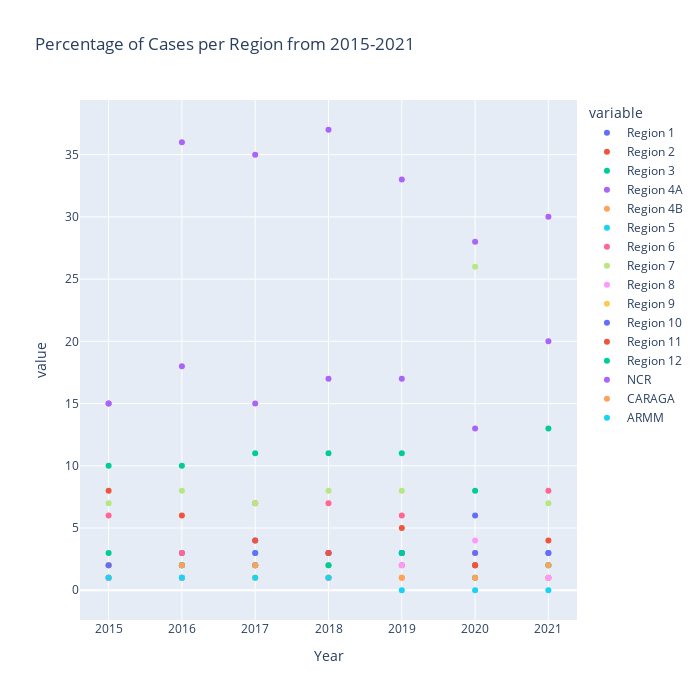

Write notebook code for a chart like this one.
### Code cell
df = pd.read_csv(r"C:\Users\user\Documents\Transmission by Percent.csv")

df.plot(title='Percentage of Cases per Region from 2015-2021',
    kind='scatter',
    x='Year',
    y=['Region 1', 'Region 2', 'Region 3', 'Region 4A', 'Region 4B', 'Region 5',
       'Region 6', 'Region 7', 'Region 8', 'Region 9', 'Region 10', 'Region 11',
       'Region 12', 'NCR', 'CARAGA', 'ARMM'], 
    backend='plotly', 
    width=700, height=700
)

### Figure 1 — Plotly figure (JSON) as saved in the notebook; plotly's stock layout.template omitted (floating-point values rounded to 4 significant figures)
{"data": [{"hovertemplate": "variable=Region 1<br>Year=%{x}<br>value=%{y}<extra></extra>", "legendgroup": "Region 1", "marker": {"color": "#636efa", "symbol": "circle"}, "mode": "markers", "name": "Region 1", "orientation": "v", "showlegend": true, "type": "scatter", "x": [2015, 2016, 2017, 2018, 2019, 2020, 2021], "xaxis": "x", "y": [2, 3, 4, 3, 3, 6, 3], "yaxis": "y"}, {"hovertemplate": "variable=Region 2<br>Year=%{x}<br>value=%{y}<extra></extra>", "legendgroup": "Region 2", "marker": {"color": "#EF553B", "symbol": "circle"}, "mode": "markers", "name": "Region 2", "orientation": "v", "showlegend": true, "type": "scatter", "x": [2015, 2016, 2017, 2018, 2019, 2020, 2021], "xaxis": "x", "y": [1, 1, 2, 1, 2, 2, 1], "yaxis": "y"}, {"hovertemplate": "variable=Region 3<br>Year=%{x}<br>value=%{y}<extra></extra>", "legendgroup": "Region 3", "marker": {"color": "#00cc96", "symbol": "circle"}, "mode": "markers", "name": "Region 3", "orientation": "v", "showlegend": true, "type": "scatter", "x": [2015, 2016, 2017, 2018, 2019, 2020, 2021], "xaxis": "x", "y": [10, 10, 11, 11, 11, 8, 13], "yaxis": "y"}, {"hovertemplate": "variable=Region 4A<br>Year=%{x}<br>value=%{y}<extra></extra>", "legendgroup": "Region 4A", "marker": {"color": "#ab63fa", "symbol": "circle"}, "mode": "markers", "name": "Region 4A", "orientation": "v", "showlegend": true, "type": "scatter", "x": [2015, 2016, 2017, 2018, 2019, 2020, 2021], "xaxis": "x", "y": [15, 18, 15, 17, 17, 13, 20], "yaxis": "y"}, {"hovertemplate": "variable=Region 4B<br>Year=%{x}<br>value=%{y}<extra></extra>", "legendgroup": "Region 4B", "marker": {"color": "#FFA15A", "symbol": "circle"}, "mode": "markers", "name": "Region 4B", "orientation": "v", "showlegend": true, "type": "scatter", "x": [2015, 2016, 2017, 2018, 2019, 2020, 2021], "xaxis": "x", "y": [2, 2, 1, 1, 1, 3, 1], "yaxis": "y"}, {"hovertemplate": "variable=Region 5<br>Year=%{x}<br>value=%{y}<extra></extra>", "legendgroup": "Region 5", "marker": {"color": "#19d3f3", "symbol": "circle"}, "mode": "markers", "name": "Region 5", "orientation": "v", "showlegend": true, "type": "scatter", "x": [2015, 2016, 2017, 2018, 2019, 2020, 2021], "xaxis": "x", "y": [1, 1, 3, 2, 3, 2, 2], "yaxis": "y"}, {"hovertemplate": "variable=Region 6<br>Year=%{x}<br>value=%{y}<extra></extra>", "legendgroup": "Region 6", "marker": {"color": "#FF6692", "symbol": "circle"}, "mode": "markers", "name": "Region 6", "orientation": "v", "showlegend": true, "type": "scatter", "x": [2015, 2016, 2017, 2018, 2019, 2020, 2021], "xaxis": "x", "y": [6, 3, 7, 7, 6, 2, 8], "yaxis": "y"}, {"hovertemplate": "variable=Region 7<br>Year=%{x}<br>value=%{y}<extra></extra>", "legendgroup": "Region 7", "marker": {"color": "#B6E880", "symbol": "circle"}, "mode": "markers", "name": "Region 7", "orientation": "v", "showlegend": true, "type": "scatter", "x": [2015, 2016, 2017, 2018, 2019, 2020, 2021], "xaxis": "x", "y": [7, 8, 7, 8, 8, 26, 7], "yaxis": "y"}, {"hovertemplate": "variable=Region 8<br>Year=%{x}<br>value=%{y}<extra></extra>", "legendgroup": "Region 8", "marker": {"color": "#FF97FF", "symbol": "circle"}, "mode": "markers", "name": "Region 8", "orientation": "v", "showlegend": true, "type": "scatter", "x": [2015, 2016, 2017, 2018, 2019, 2020, 2021], "xaxis": "x", "y": [1, 1, 2, 1, 2, 4, 1], "yaxis": "y"}, {"hovertemplate": "variable=Region 9<br>Year=%{x}<br>value=%{y}<extra></extra>", "legendgroup": "Region 9", "marker": {"color": "#FECB52", "symbol": "circle"}, "mode": "markers", "name": "Region 9", "orientation": "v", "showlegend": true, "type": "scatter", "x": [2015, 2016, 2017, 2018, 2019, 2020, 2021], "xaxis": "x", "y": [2, 2, 1, 2, 1, 1, 2], "yaxis": "y"}, {"hovertemplate": "variable=Region 10<br>Year=%{x}<br>value=%{y}<extra></extra>", "legendgroup": "Region 10", "marker": {"color": "#636efa", "symbol": "circle"}, "mode": "markers", "name": "Region 10", "orientation": "v", "showlegend": true, "type": "scatter", "x": [2015, 2016, 2017, 2018, 2019, 2020, 2021], "xaxis": "x", "y": [2, 2, 3, 3, 3, 3, 3], "yaxis": "y"}, {"hovertemplate": "variable=Region 11<br>Year=%{x}<br>value=%{y}<extra></extra>", "legendgroup": "Region 11", "marker": {"color": "#EF553B", "symbol": "circle"}, "mode": "markers", "name": "Region 11", "orientation": "v", "showlegend": true, "type": "scatter", "x": [2015, 2016, 2017, 2018, 2019, 2020, 2021], "xaxis": "x", "y": [8, 6, 4, 3, 5, 2, 4], "yaxis": "y"}, {"hovertemplate": "variable=Region 12<br>Year=%{x}<br>value=%{y}<extra></extra>", "legendgroup": "Region 12", "marker": {"color": "#00cc96", "symbol": "circle"}, "mode": "markers", "name": "Region 12", "orientation": "v", "showlegend": true, "type": "scatter", "x": [2015, 2016, 2017, 2018, 2019, 2020, 2021], "xaxis": "x", "y": [3, 2, 2, 2, 3, 1, 2], "yaxis": "y"}, {"hovertemplate": "variable=NCR<br>Year=%{x}<br>value=%{y}<extra></extra>", "legendgroup": "NCR", "marker": {"color": "#ab63fa", "symbol": "circle"}, "mode": "markers", "name": "NCR", "orientation": "v", "showlegend": true, "type": "scatter", "x": [2015, 2016, 2017, 2018, 2019, 2020, 2021], "xaxis": "x", "y": [15, 36, 35, 37, 33, 28, 30], "yaxis": "y"}, {"hovertemplate": "variable=CARAGA<br>Year=%{x}<br>value=%{y}<extra></extra>", "legendgroup": "CARAGA", "marker": {"color": "#FFA15A", "symbol": "circle"}, "mode": "markers", "name": "CARAGA", "orientation": "v", "showlegend": true, "type": "scatter", "x": [2015, 2016, 2017, 2018, 2019, 2020, 2021], "xaxis": "x", "y": [1, 2, 2, 1, 1, 1, 2], "yaxis": "y"}, {"hovertemplate": "variable=ARMM<br>Year=%{x}<br>value=%{y}<extra></extra>", "legendgroup": "ARMM", "marker": {"color": "#19d3f3", "symbol": "circle"}, "mode": "markers", "name": "ARMM", "orientation": "v", "showlegend": true, "type": "scatter", "x": [2015, 2016, 2017, 2018, 2019, 2020, 2021], "xaxis": "x", "y": [1, 1, 1, 1, 0, 0, 0], "yaxis": "y"}], "layout": {"height": 700, "legend": {"title": {"text": "variable"}, "tracegroupgap": 0}, "title": {"text": "Percentage of Cases per Region from 2015-2021"}, "width": 700, "xaxis": {"anchor": "y", "domain": [0, 1], "title": {"text": "Year"}}, "yaxis": {"anchor": "x", "domain": [0, 1], "title": {"text": "value"}}}}
